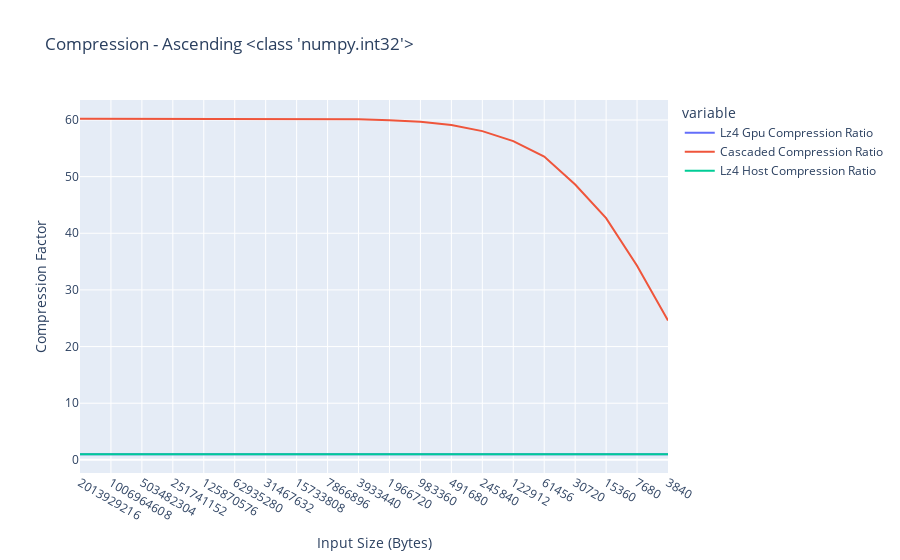

Notebook code cell kept with this figure:
### Code cell
import plotly.express as px
title = 'Compression - ' + TARGET + " " + str(DTYPE)
fig = px.line(df, x='Input Size (Bytes)',
              y=[
                  'Lz4 Gpu Compression Ratio',
                  'Cascaded Compression Ratio',
                  'Lz4 Host Compression Ratio'
              ],
              labels={'value': 'Compression Factor'},
              title=title)
fig.update_xaxes(type='category')
fig.show()

### Figure 1 — Plotly figure (JSON) as saved in the notebook; plotly's stock layout.template omitted (floating-point values rounded to 4 significant figures)
{"data": [{"hovertemplate": "variable=Lz4 Gpu Compression Ratio<br>Input Size (Bytes)=%{x}<br>Compression Factor=%{y}<extra></extra>", "legendgroup": "Lz4 Gpu Compression Ratio", "line": {"color": "#636efa", "dash": "solid"}, "marker": {"symbol": "circle"}, "mode": "lines", "name": "Lz4 Gpu Compression Ratio", "orientation": "v", "showlegend": true, "type": "scatter", "x": [2013929216, 1006964608, 503482304, 251741152, 125870576, 62935280, 31467632, 15733808, 7866896, 3933440, 1966720, 983360, 491680, 245840, 122912, 61456, 30720, 15360, 7680, 3840], "xaxis": "x", "y": [0.9958, 0.9958, 0.9958, 0.9958, 0.9958, 0.9958, 0.9958, 0.9958, 0.9958, 0.9958, 0.9958, 0.9958, 0.9958, 0.9957, 0.9956, 0.9953, 0.9939, 0.9911, 0.9863, 0.9746], "yaxis": "y"}, {"hovertemplate": "variable=Cascaded Compression Ratio<br>Input Size (Bytes)=%{x}<br>Compression Factor=%{y}<extra></extra>", "legendgroup": "Cascaded Compression Ratio", "line": {"color": "#EF553B", "dash": "solid"}, "marker": {"symbol": "circle"}, "mode": "lines", "name": "Cascaded Compression Ratio", "orientation": "v", "showlegend": true, "type": "scatter", "x": [2013929216, 1006964608, 503482304, 251741152, 125870576, 62935280, 31467632, 15733808, 7866896, 3933440, 1966720, 983360, 491680, 245840, 122912, 61456, 30720, 15360, 7680, 3840], "xaxis": "x", "y": [60.24, 60.23, 60.23, 60.23, 60.23, 60.23, 60.22, 60.2, 60.18, 60.11, 59.97, 59.68, 59.12, 58.04, 56.28, 53.53, 48.61, 42.67, 34.29, 24.62], "yaxis": "y"}, {"hovertemplate": "variable=Lz4 Host Compression Ratio<br>Input Size (Bytes)=%{x}<br>Compression Factor=%{y}<extra></extra>", "legendgroup": "Lz4 Host Compression Ratio", "line": {"color": "#00cc96", "dash": "solid"}, "marker": {"symbol": "circle"}, "mode": "lines", "name": "Lz4 Host Compression Ratio", "orientation": "v", "showlegend": true, "type": "scatter", "x": [2013929216, 1006964608, 503482304, 251741152, 125870576, 62935280, 31467632, 15733808, 7866896, 3933440, 1966720, 983360, 491680, 245840, 122912, 61456, 30720, 15360, 7680, 3840], "xaxis": "x", "y": [0.9961, 0.9961, 0.9961, 0.9961, 0.9961, 0.9961, 0.9961, 0.9961, 0.9961, 0.9961, 0.9961, 0.9961, 0.9961, 0.9961, 0.9962, 0.9964, 0.9967, 0.9973, 0.9975, 0.9969], "yaxis": "y"}], "layout": {"legend": {"title": {"text": "variable"}, "tracegroupgap": 0}, "title": {"text": "Compression - Ascending <class 'numpy.int32'>"}, "xaxis": {"anchor": "y", "domain": [0, 1], "title": {"text": "Input Size (Bytes)"}, "type": "category"}, "yaxis": {"anchor": "x", "domain": [0, 1], "title": {"text": "Compression Factor"}}}}
